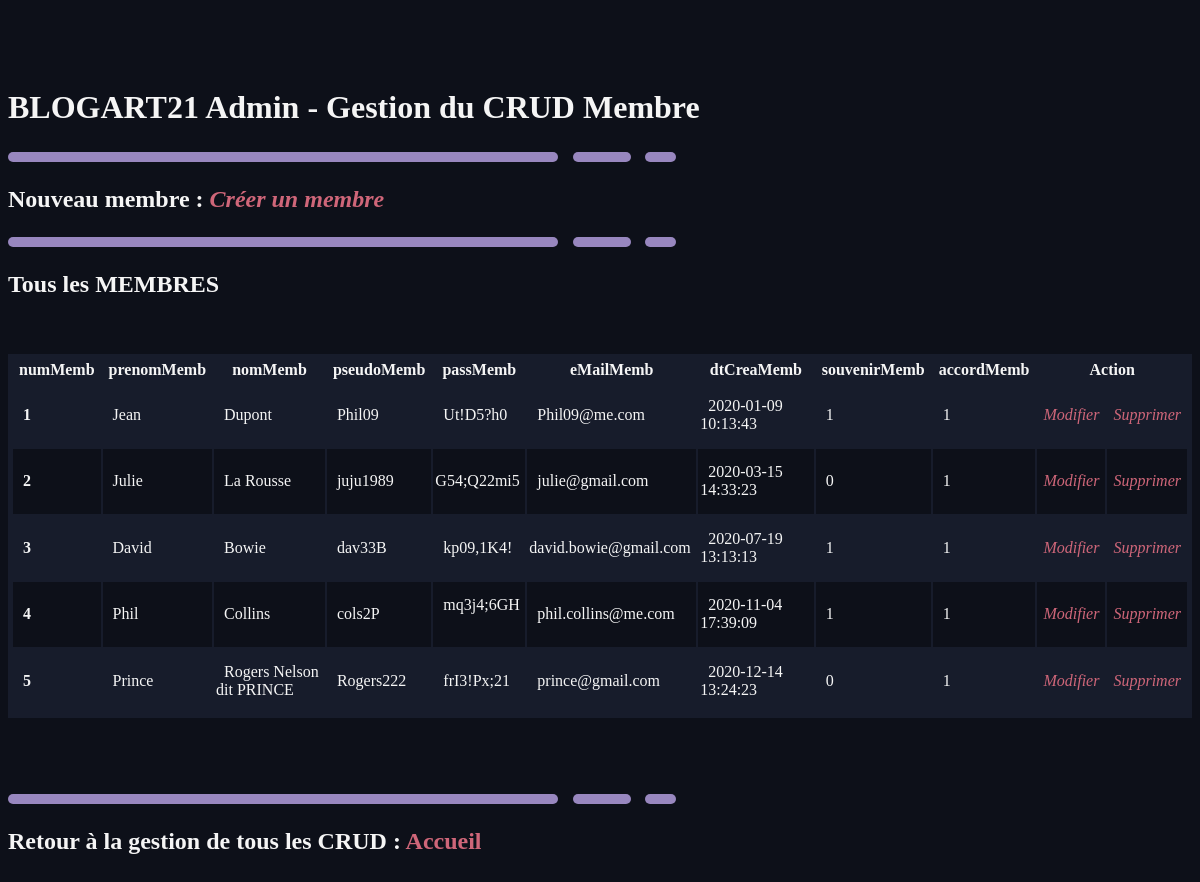
The app's page /_site/BACK/membre/membre.php, older data.
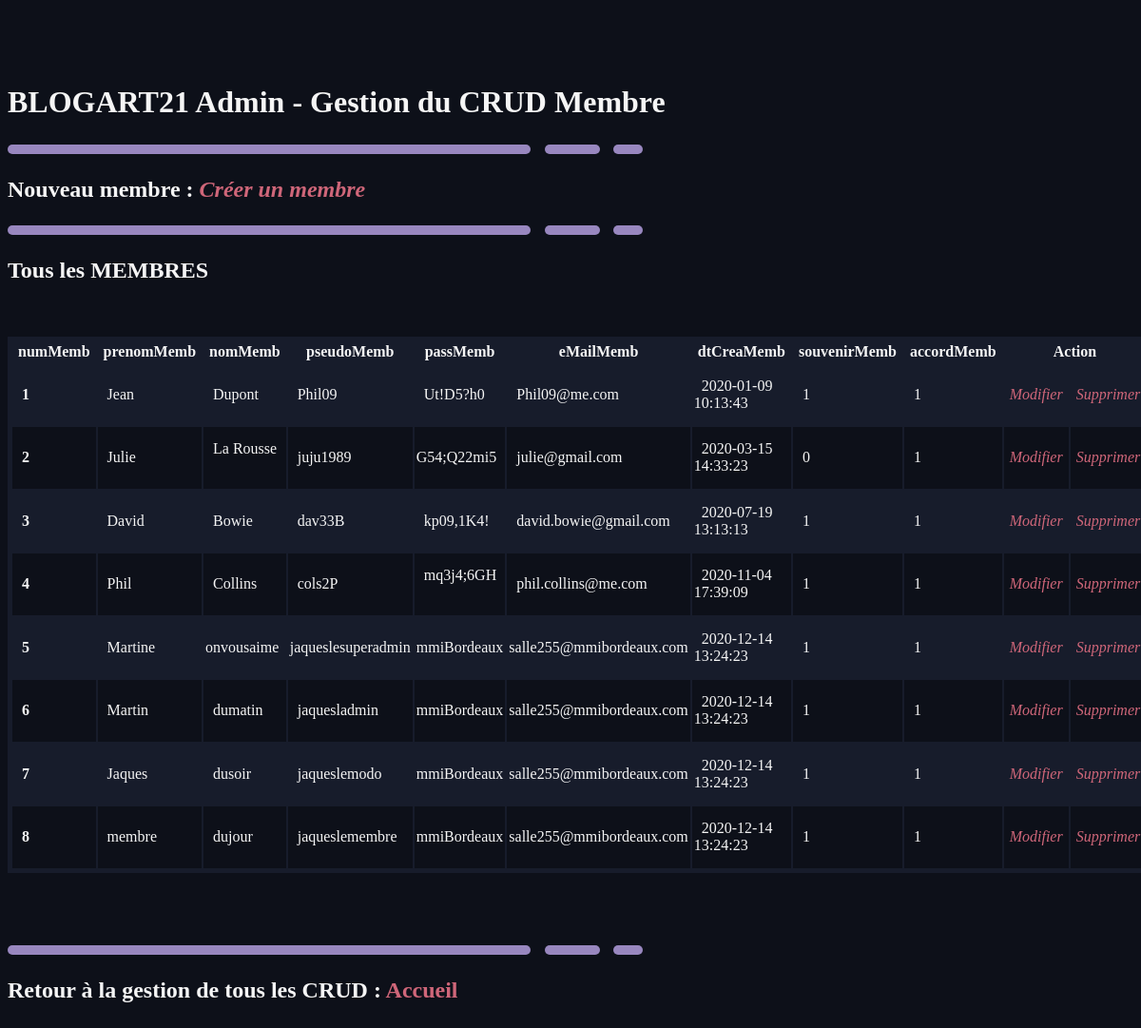
The same page, newer data.
### tables this page shows
CREATE TABLE `MEMBRE` (
  `numMemb` int(10) NOT NULL,
  `prenomMemb` varchar(70) DEFAULT NULL,
  `nomMemb` varchar(70) DEFAULT NULL,
  `pseudoMemb` varchar(70) DEFAULT NULL,
  `passMemb` varchar(70) DEFAULT NULL,
  `eMailMemb` varchar(100) DEFAULT NULL,
  `dtCreaMemb` datetime DEFAULT NULL,
  `souvenirMemb` tinyint(1) DEFAULT NULL,
  `accordMemb` tinyint(1) DEFAULT NULL,
  `idStat` int(5) NOT NULL
);

### _site/CLASS_CRUD/membre.class.php (called while the page is built, shortened)
<?php
require_once __DIR__ . '../../CONNECT/database.php';
class MEMBRE
{
    function get_AllMembre()
    {
        global $db;
        $query = 'SELECT * FROM MEMBRE;';
        $result = $db->query($query);
        $allStatuts = $result->fetchAll();
        return ($allStatuts);
    }
}

### _site/back/membre/membre.php (the view, shortened to what this page needs)
<?
require_once __DIR__ . '/../../CLASS_CRUD/membre.class.php';
$monStatutMM = new MEMBRE;
?>
<!DOCTYPE html>
<html lang="fr">
<head>
    <link href="../css/style.css" rel="stylesheet" type="text/css" />
</head>
<body>
    <h1>BLOGART21 Admin - Gestion du CRUD Membre</h1>
    <img class="soulignage2" src="../../front/assets/icons/soulignage.svg"> <br />
	<h2>Nouveau membre :&nbsp;<a href="./createMembre.php"><i>Créer un membre</i></a></h2>
    <img class="soulignage2" src="../../front/assets/icons/soulignage.svg"> <br />
	<h2>Tous les MEMBRES</h2>
    <br><br>
    <table border="3" bgcolor="aliceblue">
    <thead>
        <tr>
        <th>&nbsp;numMemb&nbsp;</th>
            <th>&nbsp;prenomMemb&nbsp;</th>
            <th>&nbsp;nomMemb&nbsp;</th>
            <th>&nbsp;pseudoMemb&nbsp;</th>
            <th>&nbsp;passMemb&nbsp;</th>
            <th>&nbsp;eMailMemb&nbsp;</th>
            <th>&nbsp;dtCreaMemb&nbsp;</th>
            <th>&nbsp;souvenirMemb&nbsp;</th>
            <th>&nbsp;accordMemb&nbsp;</th>
            <th colspan="2">&nbsp;Action&nbsp;</th>
        </tr>
    </thead>
    <tbody>
    <?
 $allStatuts = $monStatutMM->get_AllMembre();
 foreach($allStatuts as $row) {
?>
        <tr>
		<td><h4>&nbsp; <?= $row["numMemb"]; ?> &nbsp;</h4></td>
        <td>&nbsp; <?php echo $row["prenomMemb"]; ?> &nbsp;</td>
        <td>&nbsp; <?php echo $row["nomMemb"]; ?> &nbsp;</td>
        <td>&nbsp; <?php echo $row["pseudoMemb"]; ?> &nbsp;</td>
        <td>&nbsp; <?php echo $row["passMemb"]; ?> &nbsp;</td>
        <td>&nbsp; <?php echo $row["eMailMemb"]; ?> &nbsp;</td>
        <td>&nbsp; <?php echo $row["dtCreaMemb"]; ?> &nbsp;</td>
        <td>&nbsp; <?php echo $row["souvenirMemb"]; ?> &nbsp;</td>
        <td>&nbsp; <?php echo $row["accordMemb"]; ?> &nbsp;</td>
		<td>&nbsp;<a href="./updateMembre.php?id=<?=$row["numMemb"]; ?>"><i>Modifier</i></a>&nbsp;
		<br /></td>
		<td>&nbsp;<a href="./deleteMembre.php?id=<?=$row["numMemb"]; ?>"><i>Supprimer</i></a>&nbsp;
		<br /></td>
        </tr>
<?
	}
?>
    </tbody>
    </table>
    <br><br>
    <br><br>
<?
require_once __DIR__ . '/footer.php';
?>
</body>
</html>

### _site/back/membre/footer.php (shortened to what this page needs)
<footer>
    <img class="soulignage2" src="../../front/assets/icons/soulignage.svg">
    <h2>Retour à la gestion de tous les CRUD : <a href="../../index1.php">Accueil</a></h2>
    <br />
</footer>

### _site/back/css/style.css (style rules this page uses)
body { background-color: #0D1019; color: #F5F5F5; padding-top: 60px; padding-bottom: 40px; font-family: Gotham Rounded; }
table { background-color: #171c2b; border-color: rgba(255, 255, 0, 0); border-collapse:inherit; box-shadow: 0; }
a { text-decoration: none; font-family: Gotham Rounded; font-style: normal; color: #CF6679; }
tbody tr:nth-child(odd) { background-color:#171c2b; }
tbody tr:nth-child(even) { background-color:#0D1019; }
td { border-color: #171c2b00; }
th { border-color: #171c2b00; }

Row changes from the older to the newer data that the page shows:
changed membre id 5: prenomMemb "Prince" → "Martine"; nomMemb "Rogers Nelson dit PRINCE" → "onvousaime"; pseudoMemb "Rogers222" → "jaqueslesuperadmin"; passMemb "frI3!Px;21" → "mmiBordeaux"; eMailMemb "prince@gmail.com" → "salle255@mmibordeaux.com"; souvenirMemb "0" → "1"
added membre: numMemb "6", prenomMemb "Martin", nomMemb "dumatin", pseudoMemb "jaquesladmin", passMemb "mmiBordeaux", eMailMemb "salle255@mmibordeaux.com", dtCreaMemb "2020-12-14 13:24:23", souvenirMemb "1", accordMemb "1"
added membre: numMemb "7", prenomMemb "Jaques", nomMemb "dusoir", pseudoMemb "jaqueslemodo", passMemb "mmiBordeaux", eMailMemb "salle255@mmibordeaux.com", dtCreaMemb "2020-12-14 13:24:23", souvenirMemb "1", accordMemb "1"
added membre: numMemb "8", prenomMemb "membre", nomMemb "dujour", pseudoMemb "jaqueslemembre", passMemb "mmiBordeaux", eMailMemb "salle255@mmibordeaux.com", dtCreaMemb "2020-12-14 13:24:23", souvenirMemb "1", accordMemb "1"
